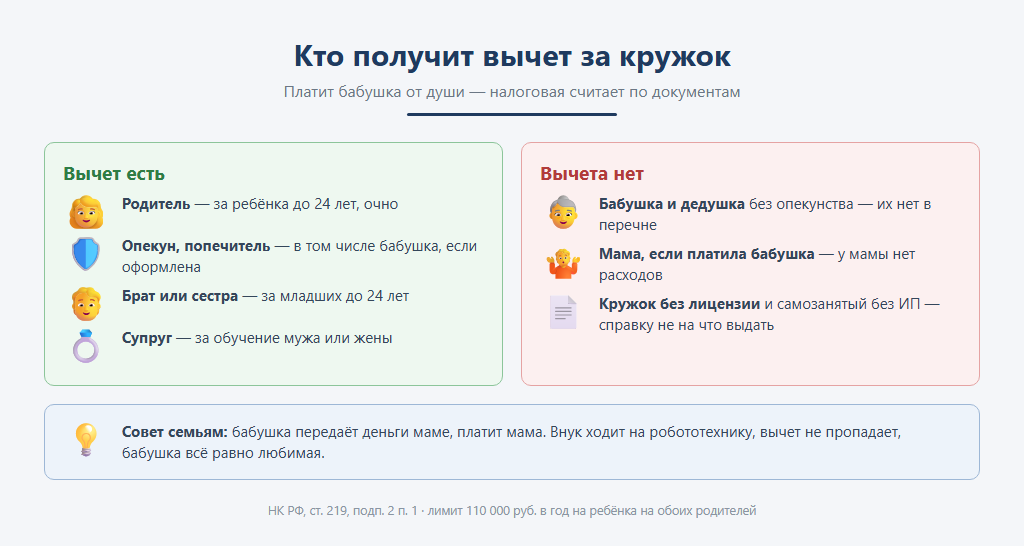
#> input picture docs/публикация/статья-плательщик/01_кто_получит_вычет.png, 1024 x 546 px
$ python 'собрать.py'
#> lines starting #> are read from the running program, lines starting #| are printed output that depends on the picture
# -*- coding: utf-8 -*-
"""Иллюстрации к статье «Платит бабушка, учится внук»: HTML → PNG headless Chrome."""
import os
import subprocess

ПАПКА = os.path.dirname(os.path.dirname(os.path.abspath(__file__)))  # картинки кладём рядом со статьёй
CHROME = r"C:\Program Files\Google\Chrome\Application\chrome.exe"

CSS = """
*{box-sizing:border-box;margin:0;padding:0}
body{width:1024px;background:#f4f6f9;font-family:"Segoe UI",Arial,sans-serif;color:#1f2d3d}
.wrap{padding:34px 44px 26px}
h1{font-size:30px;color:#1f3a5f;text-align:center;font-weight:700}
.sub{text-align:center;color:#6b7785;font-size:16px;margin-top:6px}
.bar{width:210px;height:3px;background:#1f3a5f;margin:12px auto 26px;border-radius:2px}
.foot{text-align:center;color:#8a95a3;font-size:12.5px;margin-top:22px}
.card{background:#fff;border:1.5px solid #c9d3df;border-radius:10px;padding:16px 18px}
.g{border-color:#8cc59a;background:#eef8f0}.g b.t{color:#2e7d45}
.r{border-color:#e5a3a3;background:#fcf0f0}.r b.t{color:#b23b3b}
.o{border-color:#efc27f;background:#fdf5e8}.o b.t{color:#b86e12}
.b{border-color:#9db7d6;background:#edf3fa}.b b.t{color:#1f3a5f}
b.t{display:block;font-size:19px;margin-bottom:6px}
.txt{font-size:15px;line-height:1.4;color:#34465a}
.num{display:inline-flex;width:34px;height:34px;border-radius:50%;background:#1f3a5f;color:#fff;
     align-items:center;justify-content:center;font-weight:700;font-size:17px;margin-right:12px;flex:none}
.row{display:flex;gap:18px;align-items:stretch}
.ic{font-size:34px;margin-right:12px;flex:none;line-height:1}
.flex{display:flex;align-items:flex-start}
.arrow{color:#6b7785;font-size:26px;align-self:center}
.big{font-size:40px;font-weight:700;color:#1f3a5f}
.strike{text-decoration:line-through;color:#b23b3b}
"""


def страница(тело):
    return "<!DOCTYPE html><html><head><meta charset='utf-8'><style>%s</style></head><body><div class='wrap'>%s</div></body></html>" % (CSS, тело)


КАРТИНКИ = {}

# 1. Кто получит вычет
КАРТИНКИ["01_кто_получит_вычет"] = (strap := страница("""
<h1>Кто получит вычет за кружок</h1><div class='sub'>Платит бабушка от души — налоговая считает по документам</div><div class='bar'></div>
<div class='row'>
 <div class='card g' style='flex:1'><b class='t'>Вычет есть</b><div class='txt'>
  <div class='flex' style='margin:8px 0'><span class='ic'>👩</span><div><b>Родитель</b> — за ребёнка до 24 лет, очно</div></div>
  <div class='flex' style='margin:8px 0'><span class='ic'>🛡️</span><div><b>Опекун, попечитель</b> — в том числе бабушка, если оформлена</div></div>
  <div class='flex' style='margin:8px 0'><span class='ic'>🧑</span><div><b>Брат или сестра</b> — за брата или сестру до 24 лет, очно</div></div>
  <div class='flex' style='margin:8px 0'><span class='ic'>💍</span><div><b>Супруг</b> — за обучение мужа или жены</div></div>
 </div></div>
 <div class='card r' style='flex:1'><b class='t'>Вычета нет</b><div class='txt'>
  <div class='flex' style='margin:8px 0'><span class='ic'>👵</span><div><b>Бабушка, дедушка, тётя</b> без опекунства — их нет в перечне</div></div>
  <div class='flex' style='margin:8px 0'><span class='ic'>🤷</span><div><b>Мама, если платила бабушка</b> — у мамы нет расходов</div></div>
  <div class='flex' style='margin:8px 0'><span class='ic'>📄</span><div><b>Кружок без лицензии</b> и самозанятый без ИП — справки не будет</div></div>
 </div></div>
</div>
<div class='card b' style='margin-top:18px'><div class='flex'><span class='ic'>💡</span><div class='txt'><b>Совет семьям:</b> бабушка передаёт деньги маме, платит мама. Внук ходит на робототехнику, вычет не пропадает, бабушка всё равно любимая.</div></div></div>
<div class='foot'>НК РФ, ст. 219, подп. 2 п. 1 · лимит 110 000 руб. в год на ребёнка на обоих родителей</div>
"""))

# 2. Четыре правила справки
КАРТИНКИ["02_справка_четыре_правила"] = страница("""
<h1>Справка для вычета: четыре правила</h1><div class='sub'>С расходов 2024 года вместо договора, лицензии и чеков — одна справка КНД 1151158</div><div class='bar'></div>
<div class='row'>
 <div class='card b' style='flex:1'><div class='flex'><span class='num'>1</span><div><b class='t'>Тому, кто платил</b><div class='txt'>Или его супругу, по заявлению. Не «родителю из карточки ученика».</div></div></div></div>
 <div class='card b' style='flex:1'><div class='flex'><span class='num'>2</span><div><b class='t'>На каждого ребёнка</b><div class='txt'>Двое детей в одном центре — две справки, у каждого свой лимит.</div></div></div></div>
</div>
<div class='row' style='margin-top:18px'>
 <div class='card b' style='flex:1'><div class='flex'><span class='num'>3</span><div><b class='t'>За каждый год</b><div class='txt'>По году оплаты, не по учебному. Декабрьская предоплата за январь — в декабрьском году.</div></div></div></div>
 <div class='card o' style='flex:1'><div class='flex'><span class='num'>4</span><div><b class='t'>Исправлять нельзя</b><div class='txt'>Ошиблись или вернули деньги — корректирующая справка. Замазка не поможет.</div></div></div></div>
</div>
<div class='foot'>Приказ ФНС России от 18.10.2023 № ЕД-7-11/755@, порядок заполнения, пп. 2, 3, 5, 9, 19, 20, 26</div>
""")

# 3. Один платёж на двоих
КАРТИНКИ["03_один_платеж_на_двоих"] = страница("""
<h1>Один платёж — двое детей</h1><div class='sub'>Маме удобно одним переводом, налоговой нужно по каждому ребёнку</div><div class='bar'></div>
<div class='row'>
 <div class='card b' style='flex:1;text-align:center'><div class='ic' style='margin:0 0 6px'>💳</div><div class='big'>12 000 ₽</div><div class='txt'>мама, один перевод по СБП</div></div>
 <div class='arrow'>➜</div>
 <div style='flex:1.4;display:flex;flex-direction:column;gap:12px'>
  <div class='card g'><div class='flex'><span class='ic'>🤖</span><div><b class='t'>Сын — 7 000 ₽</b><div class='txt'>робототехника · справка № 1</div></div></div></div>
  <div class='card g'><div class='flex'><span class='ic'>🎸</span><div><b class='t'>Дочь — 5 000 ₽</b><div class='txt'>рок-школа · справка № 2</div></div></div></div>
 </div>
</div>
<div class='card r' style='margin-top:18px'><div class='flex'><span class='ic'>⚠️</span><div class='txt'><b>Не разнесли по детям</b> — в январе администратор угадывает, чья гитара стоила сколько. А справку исправлять нельзя.</div></div></div>
<div class='foot'>Порядок заполнения справки КНД 1151158, п. 3: справка оформляется на каждого обучаемого</div>
""")

# 4. Чек за абонемент
КАРТИНКИ["04_чек_за_абонемент"] = страница("""
<h1>Чек за абонемент</h1><div class='sub'>Абонемент купили заранее — это предоплата, а не «просто оплата»</div><div class='bar'></div>
<div class='row'>
 <div class='card b' style='flex:1'><div class='flex'><span class='num'>1</span><div><b class='t'>Оплатили абонемент</b><div class='txt'>Признак на чеке:<br><b>ПРЕДОПЛАТА 100%</b><br>Оплатили часть — <b>ПРЕДОПЛАТА</b></div></div></div></div>
 <div class='arrow'>➜</div>
 <div class='card b' style='flex:1'><div class='flex'><span class='num'>2</span><div><b class='t'>Провели занятия</b><div class='txt'>Зачёт аванса:<br><b>ПОЛНЫЙ РАСЧЕТ</b></div></div></div></div>
</div>
<div class='row' style='margin-top:18px'>
 <div class='card g' style='flex:1'><div class='flex'><span class='ic'>🙂</span><div><b class='t'>ФИО родителя не нужно</b><div class='txt'>Для родителя-физлица покупателя в чеке не указывают.</div></div></div></div>
 <div class='card o' style='flex:1'><div class='flex'><span class='ic'>📱</span><div><b class='t'>QR и СБП — тоже чек</b><div class='txt'>Перевод по QR-коду — расчёт электронным средством платежа. Чек на бумаге или на телефон.</div></div></div></div>
</div>
<div class='foot'>Приказ ФНС России от 14.09.2020 № ЕД-7-20/662@, признак способа расчёта (тег 1214)</div>
""")

# 5. Возврат при отказе
КАРТИНКИ["05_возврат_при_отказе"] = страница("""
<h1>Ребёнок бросил: сколько вернуть</h1><div class='sub'>Абонемент на 8 занятий, сходил на 3, потом решил стать блогером</div><div class='bar'></div>
<div class='row'>
 <div class='card b' style='flex:1;text-align:center'><div class='txt'>Оплачено</div><div class='big'>8 000 ₽</div><div class='txt'>8 занятий по 1 000</div></div>
 <div class='arrow'>−</div>
 <div class='card b' style='flex:1;text-align:center'><div class='txt'>Проведено</div><div class='big'>3 000 ₽</div><div class='txt'>3 занятия</div></div>
 <div class='arrow'>−</div>
 <div class='card b' style='flex:1;text-align:center'><div class='txt'>Фактические расходы</div><div class='big'>?</div><div class='txt'>если они есть и подтверждены</div></div>
</div>
<div class='row' style='margin-top:18px'>
 <div class='card g' style='flex:1'><b class='t'>Можно удержать</b><div class='txt'>Проведённые занятия и фактически понесённые расходы.</div></div>
 <div class='card r' style='flex:1'><b class='t'>Нельзя удержать</b><div class='txt'><span class='strike'>«Штраф за отказ»</span>, <span class='strike'>«абонемент сгорает»</span>, <span class='strike'>«так написано в правилах клуба»</span>.</div></div>
</div>
<div class='card o' style='margin-top:18px'><div class='flex'><span class='ic'>🤒</span><div class='txt'><b>Пропуск по болезни</b> закон не решает: перенос, заморозка или возврат — это ваш договор. Запишите заранее, чтобы не договариваться с каждой семьёй отдельно.</div></div></div>
<div class='foot'>Закон «О защите прав потребителей», ст. 32 · ГК РФ, ст. 782</div>
""")

for имя, html in КАРТИНКИ.items():
    путь_html = os.path.join(os.path.dirname(os.path.abspath(__file__)), имя + ".html")
    with open(путь_html, "w", encoding="utf-8") as ф:
        ф.write(html)
    png = os.path.join(ПАПКА, имя + ".png")
    subprocess.run([CHROME, "--headless=new", "--disable-gpu", "--hide-scrollbars",
                    "--force-device-scale-factor=1", "--window-size=1024,640",
                    "--screenshot=" + png, "file:///" + путь_html.replace("\\", "/")],
                   capture_output=True, timeout=60)
#> (this line was passed over: subprocess is not available in this run)
    #обрезаем пустой низ: окно Chrome выше содержимого
    from PIL import Image, ImageChops
    картинка = Image.open(png).convert("RGB")
#> картинка is the input picture: PIL image 1024x546 RGB; mean R, G, B 236.4, 238, 238.9
    фон = Image.new("RGB", картинка.size, картинка.getpixel((5, картинка.height - 2)))
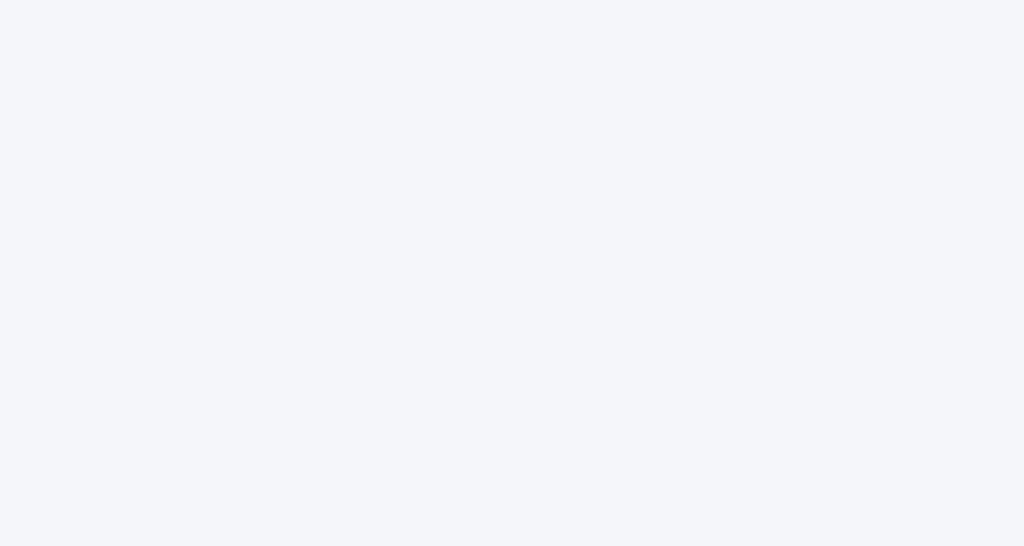
#> фон: PIL image 1024x546 RGB; mean R, G, B 244, 246, 249
    низ = ImageChops.difference(картинка, фон).getbbox()[3]
#> низ = 518
    картинка.crop((0, 0, картинка.width, min(картинка.height, низ + 28))).save(png)
    print(имя, картинка.width, min(картинка.height, низ + 28))
#| 01_кто_получит_вычет 1024 546
#> pass 2 of the loop `for имя, html in КАРТИНКИ.items():`:
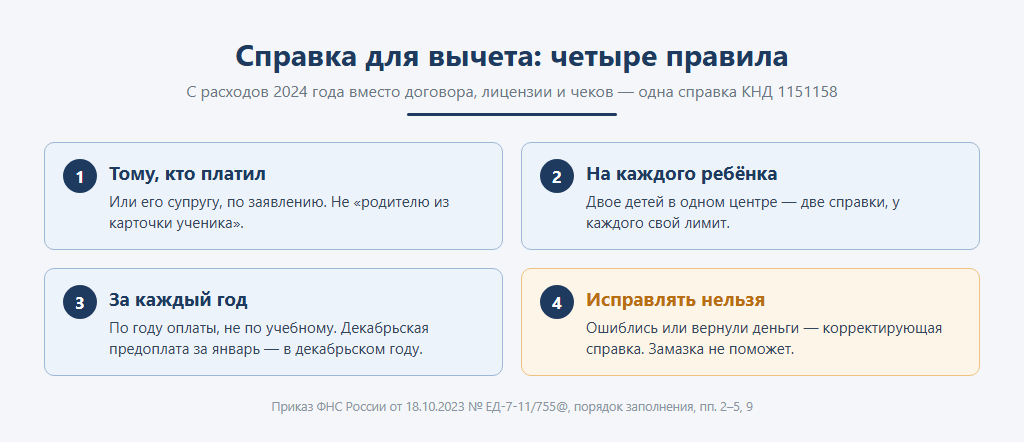
#> input picture docs/публикация/статья-плательщик/02_справка_четыре_правила.png, 1024 x 442 px
#> картинка is the input picture: PIL image 1024x442 RGB; mean R, G, B 233.5, 236.4, 240
#> `фон = Image.new("RGB", картинка.size, картинка.getpixel((5, картинка.h..`:
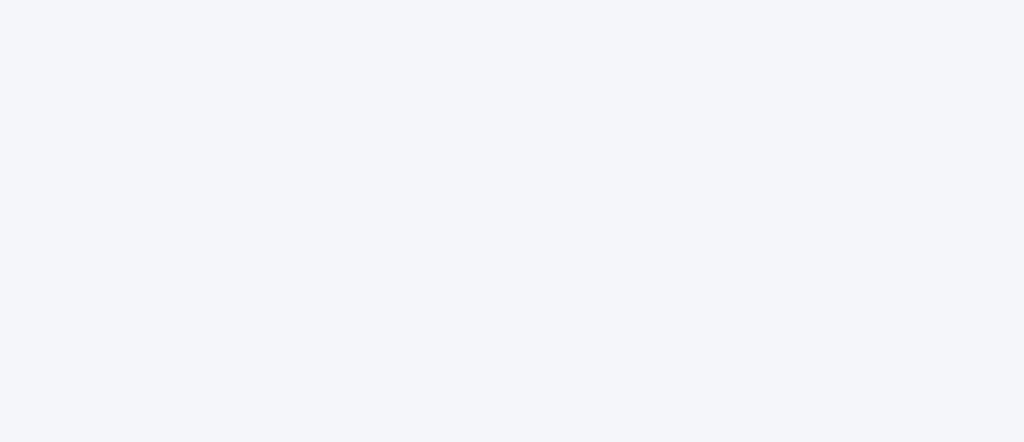
#> фон: PIL image 1024x442 RGB; mean R, G, B 244, 246, 249
#> низ = 414
#| 02_справка_четыре_правила 1024 442
#> pass 3 of the loop `for имя, html in КАРТИНКИ.items():`:
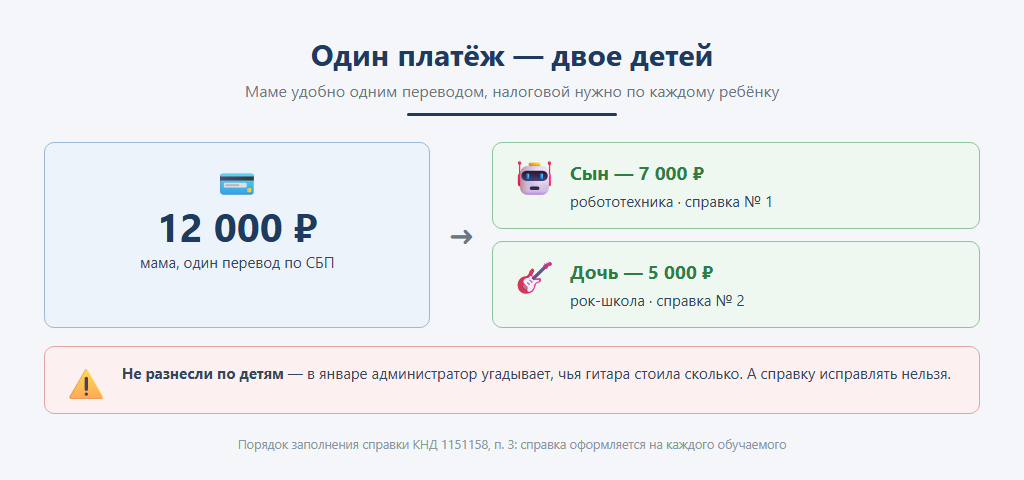
#> input picture docs/публикация/статья-плательщик/03_один_платеж_на_двоих.png, 1024 x 480 px
#> картинка is the input picture: PIL image 1024x480 RGB; mean R, G, B 236.5, 239.3, 241
#> `фон = Image.new("RGB", картинка.size, картинка.getpixel((5, картинка.h..`:
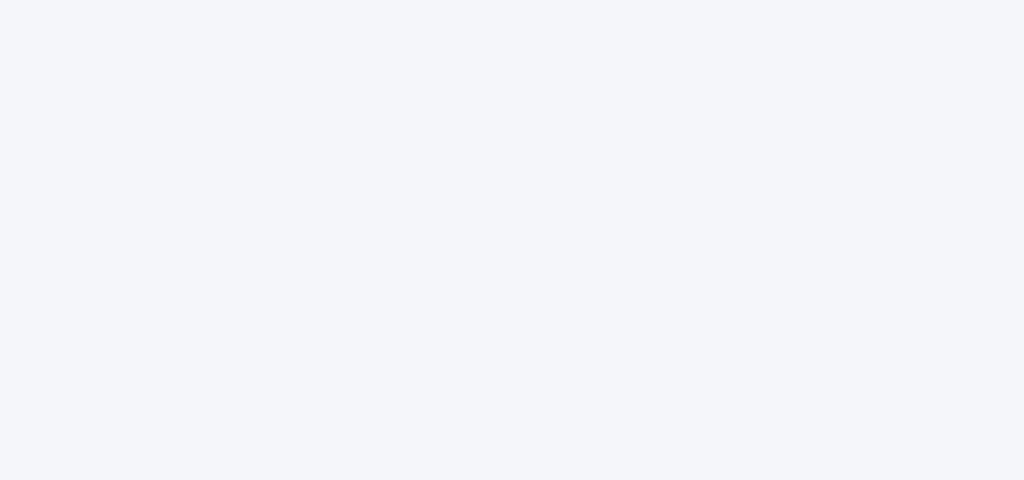
#> фон: PIL image 1024x480 RGB; mean R, G, B 244, 246, 249
#> низ = 452
#| 03_один_платеж_на_двоих 1024 480
#> (the run stopped early here; a loop or call above may not have finished)
